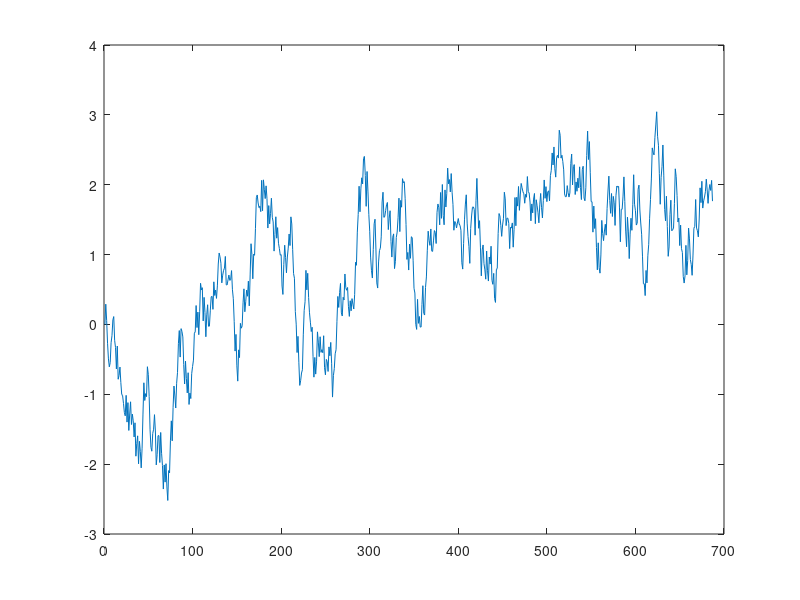
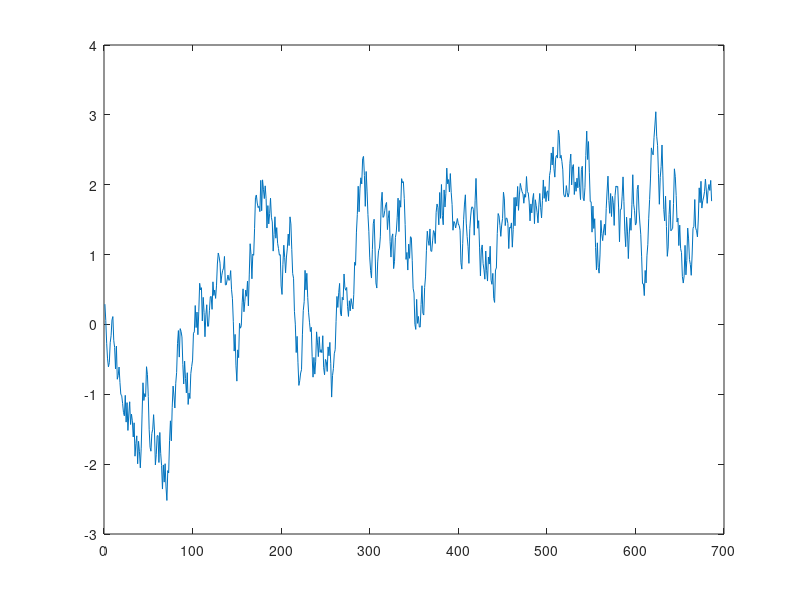
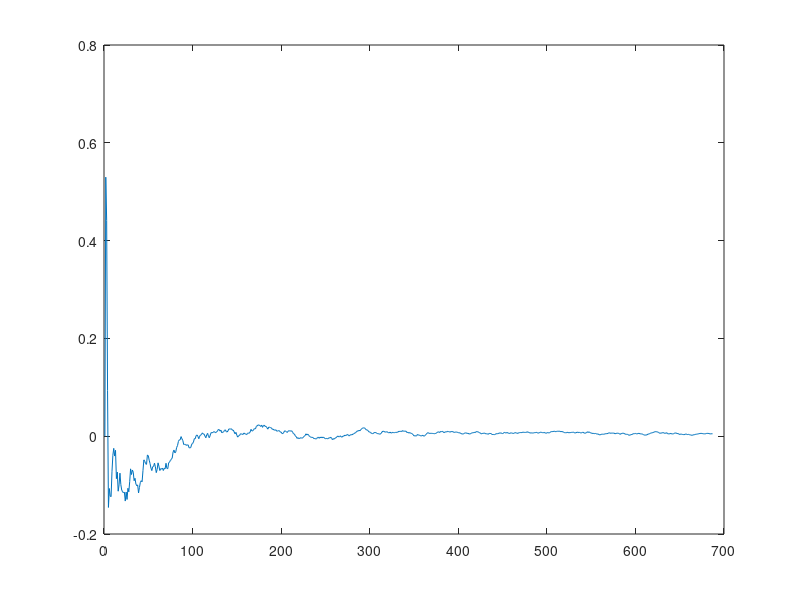

The MATLAB source for these figures, in order:
mu = [0 0]; 
sigma = [1 .9; .9 1]; 
delta = 0.5;
nsamples = 1000;
accept = 0;
x = zeros (nsamples,2);
sum = zeros (nsamples);
i =2;%vector counter

for j = 2:nsamples
    x(i,1) = x(i-1, 1) + rand*2*delta-delta;
    x(i,2) = x(i-1, 2) + rand*2*delta-delta;
    pi_i=  mvnpdf(x(i-1,:),mu,sigma);
    pi_j = mvnpdf(x(i,:),mu,sigma);
    alpha_ij = min(1, pi_j/pi_i);
    if (rand<= alpha_ij)
        accept = accept +1;
        sum (i) = (sum(i-1) + x(i,1) +x(i,2))/accept;
        i = i+1;
    end
    %disp(sum(i))
end

acc_prob = accept/nsamples;
disp(acc_prob)
plot (x(1:accept,1))
figure
plot (x(2:accept,1))
figure
plot (sum(1:accept))